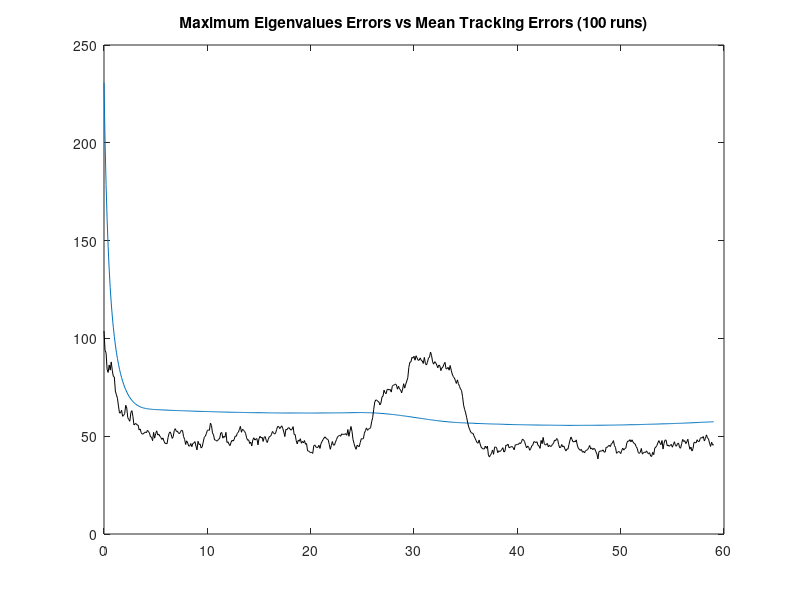

MATLAB code for this plot:
% EC 3310 Computer Assignment #3 Part5
% Alessio Grompone 02/03/2013
% Kalman Filter with Target Maneuver
clear all
%DATA
nloops=100;

delta=0.1;    %sample time
nsamples=600; %number of samples

q2=1000; %plant noise square

S1p=[0;0];      %Sensor 1 position
sigma1r=100;   %standard deviation sensor 1 range
sigma1b=1*pi/180;   %standard deviation sensor 1 bearing
S1v=diag([sigma1r^2;sigma1b^2]);  %covariance
S1=[sigma1r;sigma1b];

%Inital Conditions

xo=6000;
yo=8000;
Vxo=100;
Vyo=-173.2051;
%State Vector
xi=[xo;Vxo;yo;Vyo];

%Transition Matrix
F=[1,delta,0,0;0,1,0,0;0,0,1,delta;0,0,0,1];

%Measurement Matrix
H=[1,0,0,0;
    0,0,1,0];

%Kalman Filter Parameters

Qk=(q2)*[(delta^3)/3,(delta^2)/2,0,0;
    (delta^2)/2,delta,0,0;
    0,0,(delta^3)/3,(delta^2)/2;
    0,0,(delta^2)/2,delta];

for kk=1:nloops,
%initialize Matixes
zout=[];   %measurements output
posout=[]; %true target position
error=[];  %distance errors
polar=[];
x=xi;
Pest=[];
Perror=[];
MaxEigs=[];


for ii=1:nsamples,
    
    ztrue=H*x;
    posout=[posout,ztrue];
    
    %% SENSOR 1
   
    range=sqrt((ztrue-S1p)'*(ztrue-S1p));
    bearing=atan2(ztrue(2)-S1p(2),ztrue(1)-S1p(1));
    polar=[range;bearing];    
    rrr=randn(size(S1));
    z=polar+rrr.*S1;%has measurements adding random error
    xpol=z(1)*cos(z(2));
    ypol=z(1)*sin(z(2));
    cartesian=[xpol;ypol]+S1p;  %cartesian coordinates
    
    %collects the real position values in one matrix
    zout=[zout,cartesian];  %collects the measurement values in one matrix
    ztilde=abs(ztrue)-abs(cartesian); %error between real position and measured position
    error=[error,sqrt(ztilde'*ztilde)];%collects error values
   

    if ii<250
    x=F*x;
    elseif ii<350 
    a=-60; %yards/sec^2
    v=sqrt(x(2)^2+x(4)^2);
    %hom=((a/v)*180)/pi;   
    hom=(a/v); 
    A=[0 1 0 0; 0 0 0 -hom; 0 0 0 1; 0 hom 0 0];
    Ft=expm(A*delta);    
    x=Ft*x;
    else
    x=F*x;  
    end
%Estimating covarinace in cartesian  
Fx=[cos(z(2)), -z(1)*sin(z(2));
       sin(z(2)), z(1)*cos(z(2))];  

Rk1=Fx*S1v*Fx';

%measurement Initialized FILTER

M=[1 0 0 0;1/delta 0 -1/delta 0; 0 1 0 0; 0 1/delta 0 -1/delta];  

%momorization of first two measurements and R
if ii==1
    z1=cartesian;
    z2=cartesian;
    Rk11=Rk1;
    Rk12=Rk1;
    
elseif ii==2
    z1=z1;
    z2=cartesian;
    Rk11=Rk11;
    Rk12=Rk1;
else
    z1=z1;
    z2=z2;
    Rk11=Rk11;
    Rk12=Rk12;
end

%stop filter for the first two measurements
if ii<3
Pest=[];
Ptilde=0;
Perror=[];
MaxEig=0;
Xk_k=[0;0;0;0];
Pk_k=eye(4,4);

else
%Initailization
if ii==3
Xk1_k=[1 0 0 0; 1/delta 0 -1/delta 0; 0 1 0 0; 0 1/delta 0 -1/delta]*[z2;z1];

Pk1_k=M*[Rk12 zeros(2,2); zeros(2,2) Rk11+H*inv(F)*Qk*(inv(F))'*H']*M';
end

Ztk1=cartesian-H*Xk1_k; 
Kk1=Pk1_k*H'*inv(H*Pk1_k*H' + Rk1); 

%correction
Xk1_k1=Xk1_k + Kk1*(Ztk1);
Pk1_k1=(eye(4)-Kk1*H)*Pk1_k*(eye(4)-Kk1*H)' + Kk1*Rk1*Kk1';

%Reset estimate & cov for the next cycle
Xk_k = Xk1_k1;
Pk_k = Pk1_k1;

%prediction
Xk1_k=F*Xk_k;
Pk1_k=F*Pk_k*F' + Qk;

%Position Estimates and Errors from the filter
Pestout=H*Xk_k;
Pest=[Pest,Pestout];
Ptilde=ztrue-Pestout; %error between real position and measured position
Perror=[Perror,sqrt(Ptilde'*Ptilde)];%collects error values

MaxEig=sqrt(eigs(Pk_k,1));

if ii<11
MaxEigs=[MaxEig];
Perror2=[sqrt(Ptilde'*Ptilde)];
else
MaxEigs=[MaxEigs;MaxEig]; 
Perror2=[Perror2,sqrt(Ptilde'*Ptilde)];
end
end
end

if kk==1
    merror=error;
    zoutmean=zout;
    mXest=Pest;
    Pmerror=Perror;
    mMaxEigs=MaxEigs;
    Pmerror2=Perror2;
    
else
    merror=merror+error;
    zoutmean=zoutmean+zout;  
    mXest=mXest+Pest;
    Pmerror=Pmerror+Perror;
    mMaxEigs=mMaxEigs+MaxEigs;
    Pmerror2=Pmerror2+Perror2;
   
end
end

merror=merror/nloops;
zoutmean=zoutmean/nloops;
mXest=mXest/nloops;
Pmerror=Pmerror/nloops;
mMaxEigs=mMaxEigs/nloops;
Pmerror2=Pmerror2/nloops;


%plot1 Target motion with mean noise measurements
plot(posout(1,:),posout(2,:),'-',zoutmean(1,:),zoutmean(2,:),'-');
title('Target Motion and Mean Measurement Trajectory');
pause;

%plot2 Target motion with Mean Track Trajectory
plot(posout(1,:),posout(2,:),'-',mXest(1,:),mXest(2,:),'-');
title('Target Motion and Mean Track Trajectory');
pause;

%Distance errors between Mean Track Trajectory and measurements
time=[1:max(size(error))]*delta-delta;
plot(time,merror,'-');
hold
time=[1:max(size(Perror))]*delta-delta;
plot(time+0.2,Pmerror,'-','Color','red');
title('Mean Measurements Errors and Mean track position errors vs Time (100 runs)');
pause;
hold off

%Distance errors between Mean Track Trajectory and Max Eigenvalues
time=(1:max(size(MaxEigs)))*delta-delta;
plot(time,mMaxEigs,'-');
hold
plot(time,Pmerror2,'-','Color','black');
title('Maximum Eigenvalues Errors vs Mean Tracking Errors (100 runs)');
pause;
hold off
close all